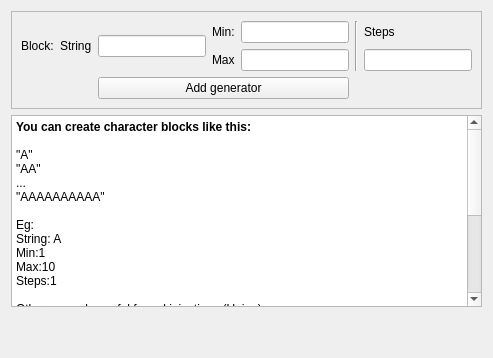
             <widget class="QWidget" name="tab_13">
              <attribute name="title">
               <string>Block</string>
              </attribute>
              <layout class="QGridLayout">
               <item row="0" column="0">
                <widget class="QFrame" name="frame_6">
                 <property name="toolTip">
                  <string>&lt;html&gt;&lt;head&gt;&lt;meta name=&quot;qrichtext&quot; content=&quot;1&quot; /&gt;&lt;/head&gt;&lt;body style=&quot; white-space: pre-wrap; font-family:Lucida Grande; font-size:13pt; font-weight:400; font-style:normal; text-decoration:none;&quot;&gt;&lt;p style=&quot; margin-top:0px; margin-bottom:0px; margin-left:0px; margin-right:0px; -qt-block-indent:0; text-indent:0px;&quot;&gt;You can create character blocks like this:&lt;/p&gt;&lt;p style=&quot; margin-top:0px; margin-bottom:0px; margin-left:0px; margin-right:0px; -qt-block-indent:0; text-indent:0px;&quot;&gt;&quot;AAAAAAAAAA&quot; &lt;/p&gt;&lt;p style=&quot; margin-top:0px; margin-bottom:0px; margin-left:0px; margin-right:0px; -qt-block-indent:0; text-indent:0px;&quot;&gt;Eg:&lt;/p&gt;&lt;p style=&quot; margin-top:0px; margin-bottom:0px; margin-left:0px; margin-right:0px; -qt-block-indent:0; text-indent:0px;&quot;&gt;String: A&lt;/p&gt;&lt;p style=&quot; margin-top:0px; margin-bottom:0px; margin-left:0px; margin-right:0px; -qt-block-indent:0; text-indent:0px;&quot;&gt;Min:1&lt;/p&gt;&lt;p style=&quot; margin-top:0px; margin-bottom:0px; margin-left:0px; margin-right:0px; -qt-block-indent:0; text-indent:0px;&quot;&gt;Max:10&lt;/p&gt;&lt;p style=&quot; margin-top:0px; margin-bottom:0px; margin-left:0px; margin-right:0px; -qt-block-indent:0; text-indent:0px;&quot;&gt;Steps:1&lt;/p&gt;&lt;/body&gt;&lt;/html&gt;</string>
                 </property>
                 <property name="frameShape">
                  <enum>QFrame::StyledPanel</enum>
                 </property>
                 <property name="frameShadow">
                  <enum>QFrame::Raised</enum>
                 </property>
                 <layout class="QGridLayout">
                  <item row="0" column="0">
                   <layout class="QVBoxLayout">
                    <item>
                     <widget class="QLabel" name="label_50">
                      <property name="text">
                       <string>Block:</string>
                      </property>
                     </widget>
                    </item>
                   </layout>
                  </item>
                  <item row="0" column="1">
                   <layout class="QVBoxLayout">
                    <item>
                     <widget class="QLabel" name="label_51">
                      <property name="text">
                       <string>String</string>
                      </property>
                     </widget>
                    </item>
                   </layout>
                  </item>
                  <item row="0" column="2">
                   <layout class="QVBoxLayout">
                    <item>
                     <widget class="QLineEdit" name="blockStringEdit"/>
                    </item>
                   </layout>
                  </item>
                  <item row="0" column="3">
                   <layout class="QVBoxLayout">
                    <item>
                     <widget class="QLabel" name="label_52">
                      <property name="text">
                       <string>Min:</string>
                      </property>
                     </widget>
                    </item>
                    <item>
                     <widget class="QLabel" name="label_53">
                      <property name="text">
                       <string>Max</string>
                      </property>
                     </widget>
                    </item>
                   </layout>
                  </item>
                  <item row="0" column="4">
                   <layout class="QVBoxLayout">
                    <item>
                     <widget class="QLineEdit" name="blockMinEdit"/>
                    </item>
                    <item>
                     <widget class="QLineEdit" name="blockMaxEdit"/>
                    </item>
                   </layout>
                  </item>
                  <item row="0" column="5">
                   <widget class="Line" name="line_9">
                    <property name="orientation">
                     <enum>Qt::Vertical</enum>
                    </property>
                   </widget>
                  </item>
                  <item row="0" column="6">
                   <layout class="QVBoxLayout">
                    <item>
                     <widget class="QLabel" name="label_54">
                      <property name="text">
                       <string>Steps</string>
                      </property>
                     </widget>
                    </item>
                    <item>
                     <widget class="QLineEdit" name="blockStepsEdit"/>
                    </item>
                   </layout>
                  </item>
                  <item row="1" column="2" colspan="3">
                   <widget class="QPushButton" name="addrangeButton_2">
                    <property name="text">
                     <string>Add generator</string>
                    </property>
                    <property name="icon">
                     <iconset>
                      <normaloff>images/Icons/Knob Play Green.png</normaloff>images/Icons/Knob Play Green.png</iconset>
                    </property>
                   </widget>
                  </item>
                 </layout>
                </widget>
               </item>
               <item row="1" column="0">
                <widget class="QTextEdit" name="textEdit_4">
                 <property name="html">
                  <string>&lt;!DOCTYPE HTML PUBLIC &quot;-//W3C//DTD HTML 4.0//EN&quot; &quot;http://www.w3.org/TR/REC-html40/strict.dtd&quot;&gt;
&lt;html&gt;&lt;head&gt;&lt;meta name=&quot;qrichtext&quot; content=&quot;1&quot; /&gt;&lt;style type=&quot;text/css&quot;&gt;
p, li { white-space: pre-wrap; }
&lt;/style&gt;&lt;/head&gt;&lt;body style=&quot; font-family:'Lucida Grande'; font-size:10pt; font-weight:400; font-style:normal;&quot;&gt;
&lt;p style=&quot; margin-top:0px; margin-bottom:0px; margin-left:0px; margin-right:0px; -qt-block-indent:0; text-indent:0px;&quot;&gt;&lt;span style=&quot; font-size:9pt; font-weight:600;&quot;&gt;You can create character blocks like this:&lt;/span&gt;&lt;/p&gt;
&lt;p style=&quot;-qt-paragraph-type:empty; margin-top:0px; margin-bottom:0px; margin-left:0px; margin-right:0px; -qt-block-indent:0; text-indent:0px; font-size:9pt; font-weight:600;&quot;&gt;&lt;/p&gt;
&lt;p style=&quot; margin-top:0px; margin-bottom:0px; margin-left:0px; margin-right:0px; -qt-block-indent:0; text-indent:0px;&quot;&gt;&lt;span style=&quot; font-size:9pt;&quot;&gt;&amp;quot;A&amp;quot;&lt;/span&gt;&lt;/p&gt;
&lt;p style=&quot; margin-top:0px; margin-bottom:0px; margin-left:0px; margin-right:0px; -qt-block-indent:0; text-indent:0px;&quot;&gt;&lt;span style=&quot; font-size:9pt;&quot;&gt;&amp;quot;AA&amp;quot;&lt;/span&gt;&lt;/p&gt;
&lt;p style=&quot; margin-top:0px; margin-bottom:0px; margin-left:0px; margin-right:0px; -qt-block-indent:0; text-indent:0px;&quot;&gt;&lt;span style=&quot; font-size:9pt;&quot;&gt;...&lt;/span&gt;&lt;/p&gt;
&lt;p style=&quot; margin-top:0px; margin-bottom:0px; margin-left:0px; margin-right:0px; -qt-block-indent:0; text-indent:0px;&quot;&gt;&lt;span style=&quot; font-size:9pt;&quot;&gt;&amp;quot;AAAAAAAAAA&amp;quot; &lt;/span&gt;&lt;/p&gt;
&lt;p style=&quot;-qt-paragraph-type:empty; margin-top:0px; margin-bottom:0px; margin-left:0px; margin-right:0px; -qt-block-indent:0; text-indent:0px; font-size:9pt;&quot;&gt;&lt;/p&gt;
&lt;p style=&quot; margin-top:0px; margin-bottom:0px; margin-left:0px; margin-right:0px; -qt-block-indent:0; text-indent:0px;&quot;&gt;&lt;span style=&quot; font-size:9pt;&quot;&gt;Eg:&lt;/span&gt;&lt;/p&gt;
&lt;p style=&quot; margin-top:0px; margin-bottom:0px; margin-left:0px; margin-right:0px; -qt-block-indent:0; text-indent:0px;&quot;&gt;&lt;span style=&quot; font-size:9pt;&quot;&gt;String: A&lt;/span&gt;&lt;/p&gt;
&lt;p style=&quot; margin-top:0px; margin-bottom:0px; margin-left:0px; margin-right:0px; -qt-block-indent:0; text-indent:0px;&quot;&gt;&lt;span style=&quot; font-size:9pt;&quot;&gt;Min:1&lt;/span&gt;&lt;/p&gt;
&lt;p style=&quot; margin-top:0px; margin-bottom:0px; margin-left:0px; margin-right:0px; -qt-block-indent:0; text-indent:0px;&quot;&gt;&lt;span style=&quot; font-size:9pt;&quot;&gt;Max:10&lt;/span&gt;&lt;/p&gt;
&lt;p style=&quot; margin-top:0px; margin-bottom:0px; margin-left:0px; margin-right:0px; -qt-block-indent:0; text-indent:0px;&quot;&gt;&lt;span style=&quot; font-size:9pt;&quot;&gt;Steps:1&lt;/span&gt;&lt;/p&gt;
&lt;p style=&quot;-qt-paragraph-type:empty; margin-top:0px; margin-bottom:0px; margin-left:0px; margin-right:0px; -qt-block-indent:0; text-indent:0px; font-size:9pt;&quot;&gt;&lt;/p&gt;
&lt;p style=&quot; margin-top:0px; margin-bottom:0px; margin-left:0px; margin-right:0px; -qt-block-indent:0; text-indent:0px;&quot;&gt;&lt;span style=&quot; font-size:9pt;&quot;&gt;Other example useful for sql injections (Union):&lt;/span&gt;&lt;/p&gt;
&lt;p style=&quot;-qt-paragraph-type:empty; margin-top:0px; margin-bottom:0px; margin-left:0px; margin-right:0px; -qt-block-indent:0; text-indent:0px; font-size:9pt;&quot;&gt;&lt;/p&gt;
&lt;p style=&quot; margin-top:0px; margin-bottom:0px; margin-left:0px; margin-right:0px; -qt-block-indent:0; text-indent:0px;&quot;&gt;&lt;span style=&quot; font-size:9pt;&quot;&gt;String: 1,&lt;/span&gt;&lt;/p&gt;
&lt;p style=&quot; margin-top:0px; margin-bottom:0px; margin-left:0px; margin-right:0px; -qt-block-indent:0; text-indent:0px;&quot;&gt;&lt;span style=&quot; font-size:9pt;&quot;&gt;Min:1&lt;/span&gt;&lt;/p&gt;
&lt;p style=&quot; margin-top:0px; margin-bottom:0px; margin-left:0px; margin-right:0px; -qt-block-indent:0; text-indent:0px;&quot;&gt;&lt;span style=&quot; font-size:9pt;&quot;&gt;Max:10&lt;/span&gt;&lt;/p&gt;
&lt;p style=&quot; margin-top:0px; margin-bottom:0px; margin-left:0px; margin-right:0px; -qt-block-indent:0; text-indent:0px;&quot;&gt;&lt;span style=&quot; font-size:9pt;&quot;&gt;Steps:1&lt;/span&gt;&lt;/p&gt;
&lt;p style=&quot;-qt-paragraph-type:empty; margin-top:0px; margin-bottom:0px; margin-left:0px; margin-right:0px; -qt-block-indent:0; text-indent:0px; font-size:9pt;&quot;&gt;&lt;/p&gt;
&lt;p style=&quot; margin-top:0px; margin-bottom:0px; margin-left:0px; margin-right:0px; -qt-block-indent:0; text-indent:0px;&quot;&gt;&lt;span style=&quot; font-size:9pt;&quot;&gt;&amp;quot;1,&amp;quot;&lt;/span&gt;&lt;/p&gt;
&lt;p style=&quot; margin-top:0px; margin-bottom:0px; margin-left:0px; margin-right:0px; -qt-block-indent:0; text-indent:0px;&quot;&gt;&lt;span style=&quot; font-size:9pt;&quot;&gt;&amp;quot;1,1,&amp;quot;&lt;/span&gt;&lt;/p&gt;
&lt;p style=&quot; margin-top:0px; margin-bottom:0px; margin-left:0px; margin-right:0px; -qt-block-indent:0; text-indent:0px;&quot;&gt;&lt;span style=&quot; font-size:9pt;&quot;&gt;&amp;quot;1,1,1,&amp;quot;&lt;/span&gt;&lt;/p&gt;
&lt;p style=&quot; margin-top:0px; margin-bottom:0px; margin-left:0px; margin-right:0px; -qt-block-indent:0; text-indent:0px;&quot;&gt;&lt;span style=&quot; font-size:9pt;&quot;&gt;..&lt;/span&gt;&lt;/p&gt;
&lt;p style=&quot; margin-top:0px; margin-bottom:0px; margin-left:0px; margin-right:0px; -qt-block-indent:0; text-indent:0px;&quot;&gt;&lt;span style=&quot; font-size:9pt;&quot;&gt;&amp;quot;1,1,1,1,1,1,1,1,1,1,&amp;quot;&lt;/span&gt;&lt;/p&gt;&lt;/body&gt;&lt;/html&gt;</string>
                 </property>
                </widget>
               </item>
               <item row="2" column="0">
                <spacer>
                 <property name="orientation">
                  <enum>Qt::Vertical</enum>
                 </property>
                 <property name="sizeHint" stdset="0">
                  <size>
                   <width>20</width>
                   <height>40</height>
                  </size>
                 </property>
                </spacer>
               </item>
              </layout>
             </widget>
